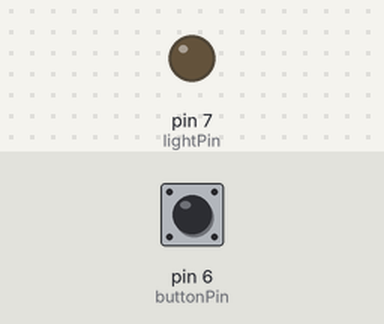
Recording of a sketch running on a simulated Arduino Uno, built with avr-gcc and run on an emulated ATmega328P. Parts: output pins drawn as LEDs (lit = HIGH). Inputs (shaded band) come from the test bench; at power-on: pin 6 (buttonPin) HIGH.

Above: at 1.2 s.
1.3 s: pin 6 (buttonPin) pulled LOW for 1 s
At 1.8 s:
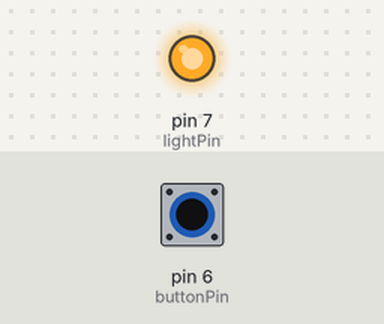
4.3 s: pin 6 (buttonPin) pulled LOW for 3.2 s
At 8.6 s:
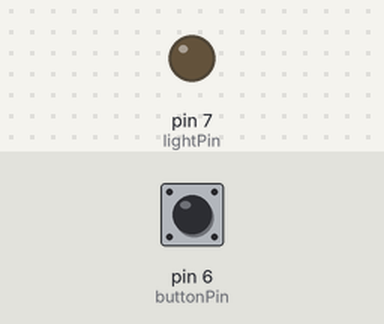
Timing chart, 0 to 10.1 s (numbered marks = the images above; inputs shaded):
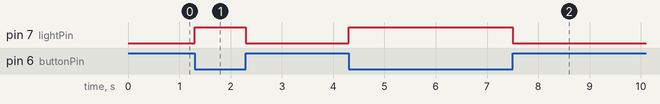

The sketch:

button-led-test.ino
```cpp
// Pin assignments
const int buttonPin = 6; // Button connected to pin 6
const int lightPin = 7;  // Light connected to pin 7

void setup() {
  // Set button pin as input with pull-up resistor
  pinMode(buttonPin, INPUT_PULLUP);

  // Set light pin as output
  pinMode(lightPin, OUTPUT);

  // Ensure the light is off initially
  digitalWrite(lightPin, LOW);
}

void loop() {
  // Read the button state
  int buttonState = digitalRead(buttonPin);

  // Check if the button is pressed (LOW because of pull-up resistor)
  if (buttonState == LOW) {
    // Turn on the light for 100ms
    digitalWrite(lightPin, HIGH);
    delay(100);
    digitalWrite(lightPin, LOW);
  }
}
```

Measured:
- after the input at 1.3 s, pin 7 (lightPin): LOW → HIGH at once, → LOW 1.0 s later
- after the input at 4.3 s, pin 7 (lightPin): LOW → HIGH at once, → LOW 3.2 s later
